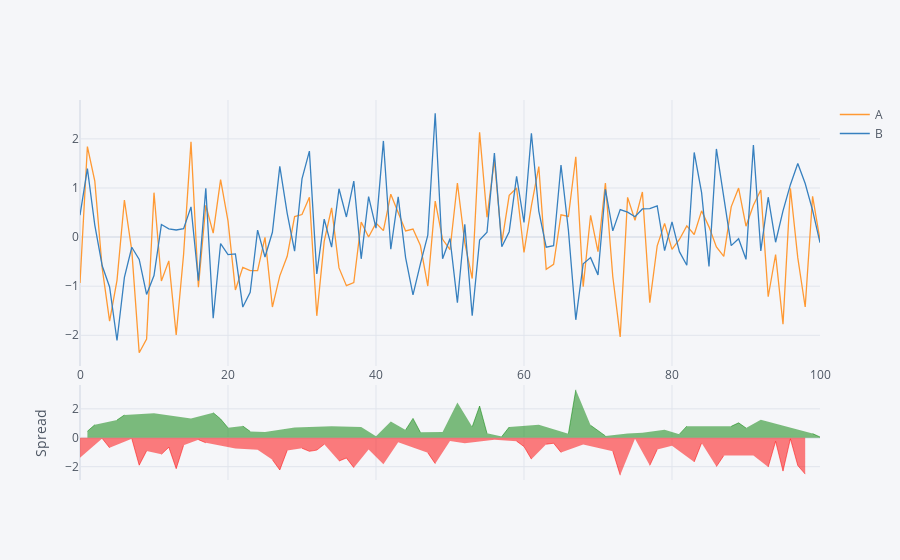

The notebook cell this image was saved under:
### Markdown cell above
The spread is the differnce between the values plotted.

### Code cell
df[['A','B']].iplot(kind='spread')
